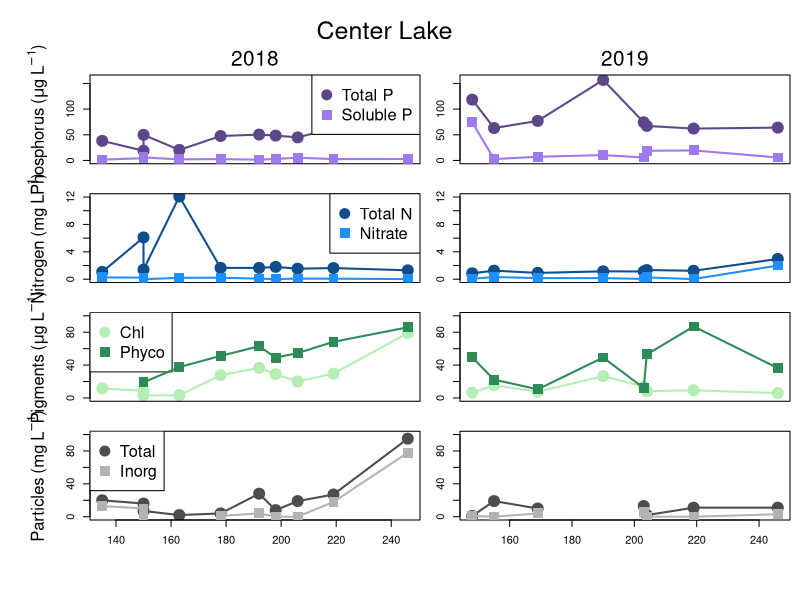
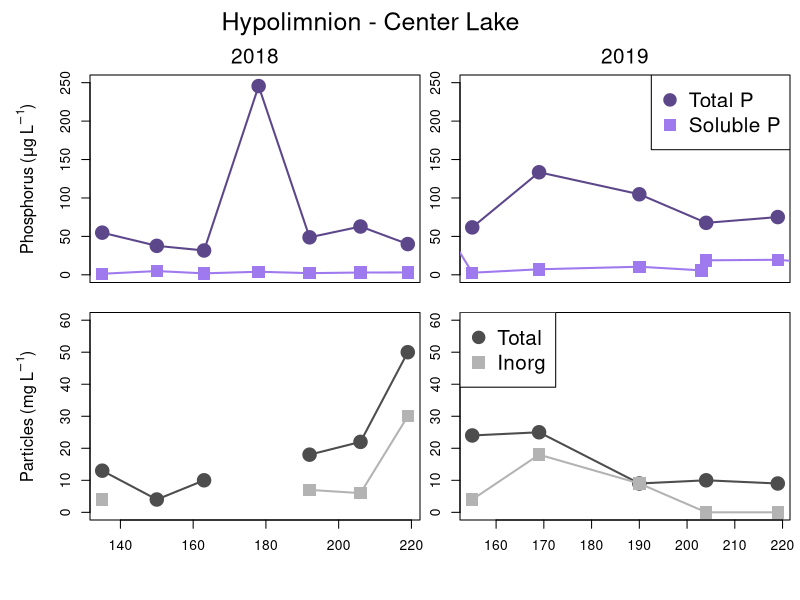
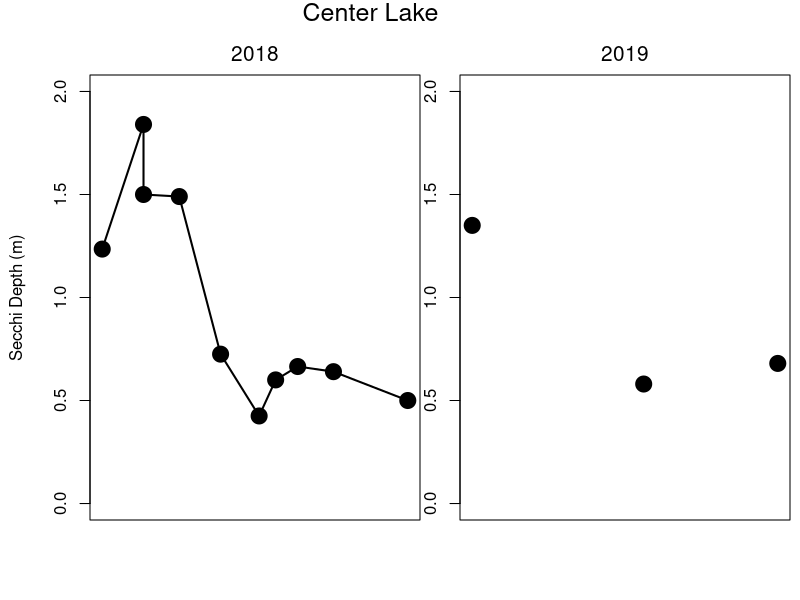

Source code (R) for these figures, in order:
setwd("C:/Users/wilkinso/Box Sync/Carp Removal & Phosphorus Project/Synoptic Sampling/Water Quality Data")

c19 = read.csv("P19_WQ_2019.csv")
c18 = read.csv("P18_WQ_2018.csv")


# EPILIMNION TIME SERIES
windows(height=8, width=6)
par(mfrow=c(4,2), omi=c(0.5,0.5,0.75,0.1), mai=c(0.3,0.4,0,0))

#Total P
plot(c18[c18$LakeID==19 & c18$Depth=="Epi", "DOY"], c18[c18$LakeID==19 & c18$Depth=="Epi", "TP_ugL"], 
     type="o", pch=19, col="mediumpurple4", ylim=c(0,160), cex=2, lwd=2, xaxt="n")
mtext(side=3, line=2.5, "                                     Center Lake", cex=1.5)
mtext(side=3, line=0.5, "2018", cex=1.25); mtext(side=2, line=3, expression(Phosphorus~"("*mu*g~L^-1*")"))
legend("topright", legend=c("Total P", "Soluble P"), pch=c(19,15), pt.cex=2, col=c("mediumpurple4", "mediumpurple2"), cex=1.5)
points(c18[c18$LakeID==19 & c18$Depth=="Epi", "DOY"], c18[c18$LakeID==19 & c18$Depth=="Epi", "SRP_ugL"], 
       type="o", pch=15, col="mediumpurple2", cex=2, lwd=2)
plot(c19[c19$LakeNumber==19 & c19$Depth=="Epi", "DOY"], c19[c19$LakeNumber==19 & c19$Depth=="Epi", "TP_ugL"], 
     type="o", pch=19, col="mediumpurple4", ylim=c(0,160), cex=2, lwd=2, xaxt="n")
mtext(side=3, line=0.5, "2019", cex=1.25)
points(c19[c19$LakeNumber==19 & c19$Depth=="Epi", "DOY"], c19[c19$LakeNumber==19 & c19$Depth=="Epi", "SRP_ugL"], 
       type="o", pch=15, col="mediumpurple2", cex=2, lwd=2)


#Total N and Nitrate
plot(c18[c18$LakeID==19 & c18$Depth=="Epi", "DOY"], c18[c18$LakeID==19 & c18$Depth=="Epi", "TN_mgL"], 
     type="o", pch=19, col="dodgerblue4", ylim=c(0,12), cex=2, lwd=2, xaxt="n")
mtext(side=2, line=3, expression(Nitrogen~"("*mg~L^-1*")"))
legend("topright", legend=c("Total N", "Nitrate"), pch=c(19,15), pt.cex=2, col=c("dodgerblue4", "dodgerblue1"), cex=1.5)
points(c18[c18$LakeID==19 & c18$Depth=="Epi", "DOY"], c18[c18$LakeID==19 & c18$Depth=="Epi", "Nitrate_mgL"], 
       type="o", pch=15, col="dodgerblue1", ylim=c(0,12), cex=2, lwd=2)
plot(c19[c19$LakeNumber==19 & c19$Depth=="Epi", "DOY"], c19[c19$LakeNumber==19 & c19$Depth=="Epi", "TN_mgL"], 
     type="o", pch=19, col="dodgerblue4", ylim=c(0,12), cex=2, lwd=2, xaxt="n")
points(c19[c19$LakeNumber==19 & c19$Depth=="Epi", "DOY"], c19[c19$LakeNumber==19 & c19$Depth=="Epi", "Nitrate_mgL"], 
     type="o", pch=15, col="dodgerblue1", ylim=c(0,12), cex=2, lwd=2)


#Pigments
plot(c18[c18$LakeID==19 & c18$Depth=="Epi", "DOY"], c18[c18$LakeID==19 & c18$Depth=="Epi", "Chla_ugL"], 
     type="o", pch=19, col="darkseagreen2", ylim=c(0,100), cex=2, lwd=2, xaxt="n")
mtext(side=2, line=3, expression(Pigments~"("*mu*g~L^-1*")"))
legend("topleft", legend=c("Chl", "Phyco"), pch=c(19,15), pt.cex=2, col=c("darkseagreen2", "seagreen4"), cex=1.5)
points(c18[c18$LakeID==19 & c18$Depth=="Epi", "DOY"], c18[c18$LakeID==19 & c18$Depth=="Epi", "Phyco_ugL"], 
       type="o", pch=15, col="seagreen4", cex=2, lwd=2)
plot(c19[c19$LakeNumber==19 & c19$Depth=="Epi", "DOY"], c19[c19$LakeNumber==19 & c19$Depth=="Epi", "Chl_ugL"], 
     type="o", pch=19, col="darkseagreen2", ylim=c(0,100), cex=2, lwd=2, xaxt="n")
points(c19[c19$LakeNumber==19 & c19$Depth=="Epi", "DOY"], c19[c19$LakeNumber==19 & c19$Depth=="Epi", "Phyco_ugL"], 
       type="o", pch=15, col="seagreen4", cex=2, lwd=2)


#TSS and ISS
plot(c18[c18$LakeID==19 & c18$Depth=="Epi", "DOY"], c18[c18$LakeID==19 & c18$Depth=="Epi", "TSS_mgL"], 
     type="o", pch=19, col="gray30", ylim=c(0,100), cex=2, lwd=2)
mtext(side=2, line=3, expression(Particles~"("*mg~L^-1*")"))
legend("topleft", legend=c("Total", "Inorg"), pch=c(19,15), pt.cex=2, col=c("gray30", "gray70"), cex=1.5)
points(c18[c18$LakeID==19 & c18$Depth=="Epi", "DOY"], c18[c18$LakeID==19 & c18$Depth=="Epi", "ISS_mgL"], 
       type="o", pch=15, col="gray70", cex=2, lwd=2)
plot(c19[c19$LakeNumber==19 & c19$Depth=="Epi", "DOY"], c19[c19$LakeNumber==19 & c19$Depth=="Epi", "TSS_mgL"], 
     type="o", pch=19, col="gray30", ylim=c(0,100), cex=2, lwd=2)
points(c19[c19$LakeNumber==19 & c19$Depth=="Epi", "DOY"], c19[c19$LakeNumber==19 & c19$Depth=="Epi", "ISS_mgL"], 
       type="o", pch=15, col="gray70", cex=2, lwd=2)


# HYPOLIMNION DATA
windows(height=6, width=6)
par(mfrow=c(2,2), omi=c(0.5,0.5,0.75,0.1), mai=c(0.3,0.4,0,0))

#Total P
plot(c18[c18$LakeID==19 & c18$Depth=="Hypo", "DOY"], c18[c18$LakeID==19 & c18$Depth=="Hypo", "TP_ugL"], 
     type="o", pch=19, col="mediumpurple4", ylim=c(0,250), cex=2, lwd=2, xaxt="n")
mtext(side=3, line=2.5, "                                 Hypolimnion - Center Lake", cex=1.5)
mtext(side=3, line=0.5, "2018", cex=1.25); mtext(side=2, line=3, expression(Phosphorus~"("*mu*g~L^-1*")"))
points(c18[c18$LakeID==19 & c18$Depth=="Hypo", "DOY"], c18[c18$LakeID==19 & c18$Depth=="Hypo", "SRP_ugL"], 
       type="o", pch=15, col="mediumpurple2", cex=2, lwd=2)
plot(c19[c19$LakeNumber==19 & c19$Depth=="Hypo", "DOY"], c19[c19$LakeNumber==19 & c19$Depth=="Hypo", "TP_ugL"], 
     type="o", pch=19, col="mediumpurple4", ylim=c(0,250), cex=2, lwd=2, xaxt="n")
mtext(side=3, line=0.5, "2019", cex=1.25)
points(c19[c19$LakeNumber==19 & c19$Depth=="Epi", "DOY"], c19[c19$LakeNumber==19 & c19$Depth=="Epi", "SRP_ugL"], 
       type="o", pch=15, col="mediumpurple2", cex=2, lwd=2)
legend("topright", legend=c("Total P", "Soluble P"), pch=c(19,15), pt.cex=2, col=c("mediumpurple4", "mediumpurple2"), cex=1.5)


#TSS and ISS
plot(c18[c18$LakeID==19 & c18$Depth=="Hypo", "DOY"], c18[c18$LakeID==19 & c18$Depth=="Hypo", "TSS_mgL"], 
     type="o", pch=19, col="gray30", ylim=c(0,60), cex=2, lwd=2)
mtext(side=2, line=3, expression(Particles~"("*mg~L^-1*")"))
points(c18[c18$LakeID==19 & c18$Depth=="Hypo", "DOY"], c18[c18$LakeID==19 & c18$Depth=="Hypo", "ISS_mgL"], 
       type="o", pch=15, col="gray70", cex=2, lwd=2)
plot(c19[c19$LakeNumber==19 & c19$Depth=="Hypo", "DOY"], c19[c19$LakeNumber==19 & c19$Depth=="Hypo", "TSS_mgL"], 
     type="o", pch=19, col="gray30", ylim=c(0,60), cex=2, lwd=2)
points(c19[c19$LakeNumber==19 & c19$Depth=="Hypo", "DOY"], c19[c19$LakeNumber==19 & c19$Depth=="Hypo", "ISS_mgL"], 
       type="o", pch=15, col="gray70", cex=2, lwd=2)
legend("topleft", legend=c("Total", "Inorg"), pch=c(19,15), pt.cex=2, col=c("gray30", "gray70"), cex=1.5)


# SECCHI DATA
windows(height=3.5, width=6)
par(mfrow=c(1,2), omi=c(0.5,0.5,0.75,0.1), mai=c(0.3,0.4,0,0))
plot(c18[c18$LakeID==19 & c18$Depth=="Epi", "DOY"], c18[c18$LakeID==19 & c18$Depth=="Epi", "Secchi_m"], 
     type="o", pch=19, col="black", ylim=c(0,2), cex=2, lwd=2, xaxt="n")
mtext(side=3, line=2.5, "                                 Center Lake", cex=1.5)
mtext(side=3, line=0.5, "2018", cex=1.25); mtext(side=2, line=3, expression(Secchi~Depth~"("*m*")"))

plot(c19[c19$LakeNumber==19 & c19$Depth=="Epi", "DOY"], c19[c19$LakeNumber==19 & c19$Depth=="Epi", "Secchi_m"], 
     type="o", pch=19, col="black", ylim=c(0,2), cex=2, lwd=2, xaxt="n")
mtext(side=3, line=0.5, "2019", cex=1.25)